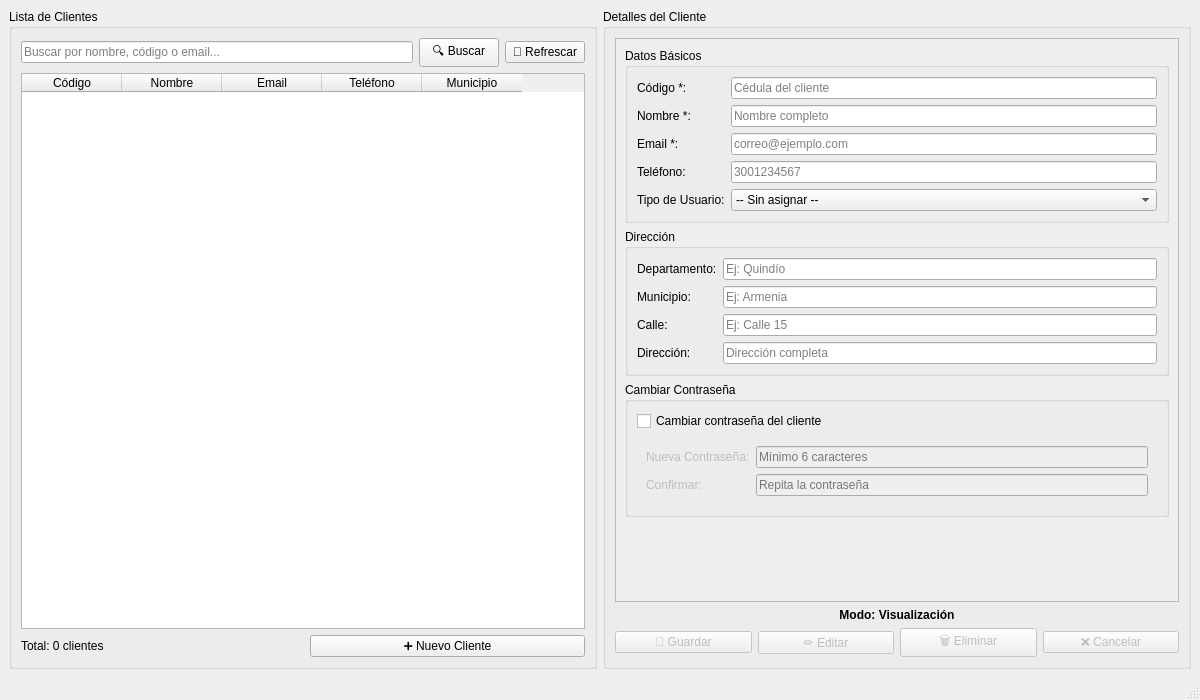
<?xml version="1.0" encoding="UTF-8"?>
<ui version="4.0">
 <class>MainWindow</class>
 <widget class="QMainWindow" name="MainWindow">
  <property name="geometry">
   <rect>
    <x>0</x>
    <y>0</y>
    <width>1200</width>
    <height>700</height>
   </rect>
  </property>
  <property name="windowTitle">
   <string>Gestión de Clientes</string>
  </property>
  <widget class="QWidget" name="centralwidget">
   <layout class="QHBoxLayout" name="horizontalLayout_main">
    <item>
     <!-- Panel Izquierdo: Lista de Clientes -->
     <widget class="QGroupBox" name="groupBox_lista">
      <property name="title">
       <string>Lista de Clientes</string>
      </property>
      <property name="minimumWidth">
       <number>500</number>
      </property>
      <layout class="QVBoxLayout" name="verticalLayout_lista">
       <item>
        <layout class="QHBoxLayout" name="horizontalLayout_buscar">
         <item>
          <widget class="QLineEdit" name="lineEdit_buscar">
           <property name="placeholderText">
            <string>Buscar por nombre, código o email...</string>
           </property>
          </widget>
         </item>
         <item>
          <widget class="QPushButton" name="pushButton_buscar">
           <property name="text">
            <string>🔍 Buscar</string>
           </property>
          </widget>
         </item>
         <item>
          <widget class="QPushButton" name="pushButton_refrescar">
           <property name="text">
            <string>🔄 Refrescar</string>
           </property>
          </widget>
         </item>
        </layout>
       </item>
       <item>
        <widget class="QTableWidget" name="tableWidget_clientes">
         <property name="editTriggers">
          <set>QAbstractItemView::NoEditTriggers</set>
         </property>
         <property name="selectionBehavior">
          <enum>QAbstractItemView::SelectRows</enum>
         </property>
         <property name="selectionMode">
          <enum>QAbstractItemView::SingleSelection</enum>
         </property>
         <column>
          <property name="text">
           <string>Código</string>
          </property>
         </column>
         <column>
          <property name="text">
           <string>Nombre</string>
          </property>
         </column>
         <column>
          <property name="text">
           <string>Email</string>
          </property>
         </column>
         <column>
          <property name="text">
           <string>Teléfono</string>
          </property>
         </column>
         <column>
          <property name="text">
           <string>Municipio</string>
          </property>
         </column>
        </widget>
       </item>
       <item>
        <layout class="QHBoxLayout" name="horizontalLayout_botones_tabla">
         <item>
          <widget class="QLabel" name="label_total">
           <property name="text">
            <string>Total: 0 clientes</string>
           </property>
          </widget>
         </item>
         <item>
          <spacer name="horizontalSpacer">
           <property name="orientation">
            <enum>Qt::Horizontal</enum>
           </property>
          </spacer>
         </item>
         <item>
          <widget class="QPushButton" name="pushButton_nuevo">
           <property name="text">
            <string>➕ Nuevo Cliente</string>
           </property>
          </widget>
         </item>
        </layout>
       </item>
      </layout>
     </widget>
    </item>
    <item>
     <!-- Panel Derecho: Detalles del Cliente -->
     <widget class="QGroupBox" name="groupBox_detalles">
      <property name="title">
       <string>Detalles del Cliente</string>
      </property>
      <property name="minimumWidth">
       <number>450</number>
      </property>
      <layout class="QVBoxLayout" name="verticalLayout_detalles">
       <item>
        <widget class="QScrollArea" name="scrollArea">
         <property name="widgetResizable">
          <bool>true</bool>
         </property>
         <widget class="QWidget" name="scrollAreaWidgetContents">
          <layout class="QVBoxLayout" name="verticalLayout_scroll">
           <item>
            <widget class="QGroupBox" name="groupBox_datos_basicos">
             <property name="title">
              <string>Datos Básicos</string>
             </property>
             <layout class="QGridLayout" name="gridLayout_basicos">
              <item row="0" column="0">
               <widget class="QLabel" name="label_codigo">
                <property name="text">
                 <string>Código *:</string>
                </property>
               </widget>
              </item>
              <item row="0" column="1">
               <widget class="QLineEdit" name="lineEdit_codigo">
                <property name="placeholderText">
                 <string>Cédula del cliente</string>
                </property>
               </widget>
              </item>
              <item row="1" column="0">
               <widget class="QLabel" name="label_nombre">
                <property name="text">
                 <string>Nombre *:</string>
                </property>
               </widget>
              </item>
              <item row="1" column="1">
               <widget class="QLineEdit" name="lineEdit_nombre">
                <property name="placeholderText">
                 <string>Nombre completo</string>
                </property>
               </widget>
              </item>
              <item row="2" column="0">
               <widget class="QLabel" name="label_email">
                <property name="text">
                 <string>Email *:</string>
                </property>
               </widget>
              </item>
              <item row="2" column="1">
               <widget class="QLineEdit" name="lineEdit_email">
                <property name="placeholderText">
                 <string>correo@ejemplo.com</string>
                </property>
               </widget>
              </item>
              <item row="3" column="0">
               <widget class="QLabel" name="label_telefono">
                <property name="text">
                 <string>Teléfono:</string>
                </property>
               </widget>
              </item>
              <item row="3" column="1">
               <widget class="QLineEdit" name="lineEdit_telefono">
                <property name="placeholderText">
                 <string>3001234567</string>
                </property>
               </widget>
              </item>
              <item row="4" column="0">
               <widget class="QLabel" name="label_rol">
                <property name="text">
                 <string>Tipo de Usuario:</string>
                </property>
               </widget>
              </item>
              <item row="4" column="1">
               <widget class="QComboBox" name="comboBox_rol">
                <item>
                 <property name="text">
                  <string>-- Sin asignar --</string>
                 </property>
                </item>
                <item>
                 <property name="text">
                  <string>Usuario Paramétrico</string>
                 </property>
                </item>
                <item>
                 <property name="text">
                  <string>Usuario Esporádico</string>
                 </property>
                </item>
               </widget>
              </item>
             </layout>
            </widget>
           </item>
           <item>
            <widget class="QGroupBox" name="groupBox_direccion">
             <property name="title">
              <string>Dirección</string>
             </property>
             <layout class="QGridLayout" name="gridLayout_direccion">
              <item row="0" column="0">
               <widget class="QLabel" name="label_departamento">
                <property name="text">
                 <string>Departamento:</string>
                </property>
               </widget>
              </item>
              <item row="0" column="1">
               <widget class="QLineEdit" name="lineEdit_departamento">
                <property name="placeholderText">
                 <string>Ej: Quindío</string>
                </property>
               </widget>
              </item>
              <item row="1" column="0">
               <widget class="QLabel" name="label_municipio">
                <property name="text">
                 <string>Municipio:</string>
                </property>
               </widget>
              </item>
              <item row="1" column="1">
               <widget class="QLineEdit" name="lineEdit_municipio">
                <property name="placeholderText">
                 <string>Ej: Armenia</string>
                </property>
               </widget>
              </item>
              <item row="2" column="0">
               <widget class="QLabel" name="label_calle">
                <property name="text">
                 <string>Calle:</string>
                </property>
               </widget>
              </item>
              <item row="2" column="1">
               <widget class="QLineEdit" name="lineEdit_calle">
                <property name="placeholderText">
                 <string>Ej: Calle 15</string>
                </property>
               </widget>
              </item>
              <item row="3" column="0">
               <widget class="QLabel" name="label_direccion">
                <property name="text">
                 <string>Dirección:</string>
                </property>
               </widget>
              </item>
              <item row="3" column="1">
               <widget class="QLineEdit" name="lineEdit_direccion">
                <property name="placeholderText">
                 <string>Dirección completa</string>
                </property>
               </widget>
              </item>
             </layout>
            </widget>
           </item>
           <item>
            <widget class="QGroupBox" name="groupBox_contrasena">
             <property name="title">
              <string>Cambiar Contraseña</string>
             </property>
             <layout class="QVBoxLayout" name="verticalLayout_password">
              <item>
               <widget class="QCheckBox" name="checkBox_cambiar_contrasena">
                <property name="text">
                 <string>Cambiar contraseña del cliente</string>
                </property>
               </widget>
              </item>
              <item>
               <widget class="QWidget" name="widget_password" native="true">
                <property name="enabled">
                 <bool>false</bool>
                </property>
                <layout class="QGridLayout" name="gridLayout_password">
                 <item row="0" column="0">
                  <widget class="QLabel" name="label_nueva_contrasena">
                   <property name="text">
                    <string>Nueva Contraseña:</string>
                   </property>
                  </widget>
                 </item>
                 <item row="0" column="1">
                  <widget class="QLineEdit" name="lineEdit_nueva_contrasena">
                   <property name="echoMode">
                    <enum>QLineEdit::Password</enum>
                   </property>
                   <property name="placeholderText">
                    <string>Mínimo 6 caracteres</string>
                   </property>
                  </widget>
                 </item>
                 <item row="1" column="0">
                  <widget class="QLabel" name="label_confirmar_contrasena">
                   <property name="text">
                    <string>Confirmar:</string>
                   </property>
                  </widget>
                 </item>
                 <item row="1" column="1">
                  <widget class="QLineEdit" name="lineEdit_confirmar_contrasena">
                   <property name="echoMode">
                    <enum>QLineEdit::Password</enum>
                   </property>
                   <property name="placeholderText">
                    <string>Repita la contraseña</string>
                   </property>
                  </widget>
                 </item>
                </layout>
               </widget>
              </item>
             </layout>
            </widget>
           </item>
           <item>
            <spacer name="verticalSpacer">
             <property name="orientation">
              <enum>Qt::Vertical</enum>
             </property>
             <property name="sizeHint" stdset="0">
              <size>
               <width>20</width>
               <height>40</height>
              </size>
             </property>
            </spacer>
           </item>
          </layout>
         </widget>
        </widget>
       </item>
       <item>
        <widget class="QLabel" name="label_modo">
         <property name="text">
          <string>&lt;html&gt;&lt;head/&gt;&lt;body&gt;&lt;p align="center"&gt;&lt;span style=" font-weight:600;"&gt;Modo: Visualización&lt;/span&gt;&lt;/p&gt;&lt;/body&gt;&lt;/html&gt;</string>
         </property>
        </widget>
       </item>
       <item>
        <layout class="QHBoxLayout" name="horizontalLayout_acciones">
         <item>
          <widget class="QPushButton" name="pushButton_guardar">
           <property name="enabled">
            <bool>false</bool>
           </property>
           <property name="minimumHeight">
            <number>35</number>
           </property>
           <property name="text">
            <string>💾 Guardar</string>
           </property>
          </widget>
         </item>
         <item>
          <widget class="QPushButton" name="pushButton_editar">
           <property name="enabled">
            <bool>false</bool>
           </property>
           <property name="minimumHeight">
            <number>35</number>
           </property>
           <property name="text">
            <string>✏️ Editar</string>
           </property>
          </widget>
         </item>
         <item>
          <widget class="QPushButton" name="pushButton_eliminar">
           <property name="enabled">
            <bool>false</bool>
           </property>
           <property name="minimumHeight">
            <number>35</number>
           </property>
           <property name="text">
            <string>🗑️ Eliminar</string>
           </property>
          </widget>
         </item>
         <item>
          <widget class="QPushButton" name="pushButton_cancelar">
           <property name="enabled">
            <bool>false</bool>
           </property>
           <property name="minimumHeight">
            <number>35</number>
           </property>
           <property name="text">
            <string>❌ Cancelar</string>
           </property>
          </widget>
         </item>
        </layout>
       </item>
      </layout>
     </widget>
    </item>
   </layout>
  </widget>
  <widget class="QStatusBar" name="statusbar"/>
 </widget>
 <resources/>
 <connections/>
</ui>
